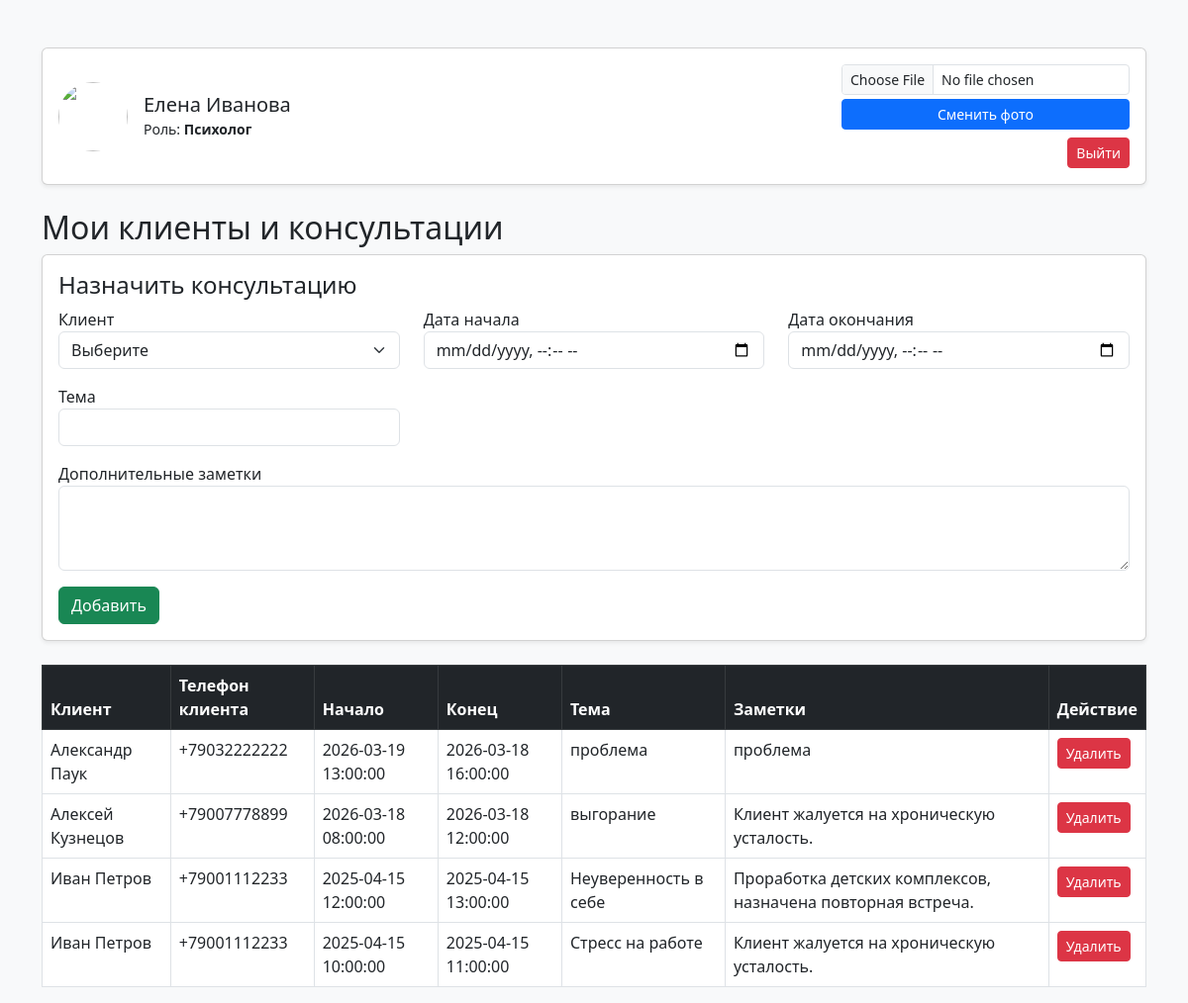
Screenshot of /index.php (signed in) with the database file from the repository.
### tables this page shows
CREATE TABLE `appointments` (
  `appointment_id` int(11) NOT NULL,
  `client_id` int(11) NOT NULL,
  `schedule_id` int(11) NOT NULL,
  `status` tinyint(4) NOT NULL COMMENT '1 - запланирована, 2 - завершена',
  `topic` varchar(255) DEFAULT NULL COMMENT 'Тема консультации',
  `notes` text COMMENT 'Дополнительные заметки'
);

CREATE TABLE `users` (
  `user_id` int(11) NOT NULL,
  `first_name` varchar(50) NOT NULL COMMENT 'Имя пользователя',
  `last_name` varchar(50) NOT NULL COMMENT 'Фамилия пользователя',
  `email` varchar(100) NOT NULL COMMENT 'Email пользователя',
  `phone` varchar(20) DEFAULT NULL COMMENT 'Телефон пользователя',
  `role` enum('client','psychologist') NOT NULL COMMENT 'Роль пользователя: клиент или психолог',
  `password` varchar(255) DEFAULT NULL,
  `photo` varchar(255) DEFAULT NULL
);

CREATE TABLE `schedule` (
  `schedule_id` int(11) NOT NULL,
  `psychologist_id` int(11) NOT NULL,
  `datetime_from` datetime NOT NULL COMMENT 'Дата и время начала слота',
  `datetime_to` datetime NOT NULL COMMENT 'Дата и время окончания слота',
  `status` enum('free','booked') DEFAULT 'free' COMMENT 'Статус слота'
);

### index.php (the view, shortened to what this page needs)
<?php
require 'dbconnect.php';
$user_id = $_SESSION['user']['user_id'];
$role = $_SESSION['user']['role'];
$name = $_SESSION['user']['first_name'] . ' ' . $_SESSION['user']['last_name'];
if ($role === 'client') {
    $title = "Мои консультации";
    $query = $pdo->prepare("
        SELECT
            a.appointment_id,
            c.first_name AS client_first_name,
            c.last_name AS client_last_name,
            p.first_name AS psychologist_first_name,
            p.last_name AS psychologist_last_name,
            p.phone AS psychologist_phone,
            p.photo AS psychologist_photo,
            s.datetime_from,
            s.datetime_to
        FROM appointments a
        JOIN schedule s ON a.schedule_id = s.schedule_id
        JOIN users c ON a.client_id = c.user_id
        JOIN users p ON s.psychologist_id = p.user_id
        WHERE a.client_id = ?
        ORDER BY s.datetime_from DESC
    ");
} else {
    $title = "Мои клиенты и консультации";
    $query = $pdo->prepare("
        SELECT
            a.appointment_id,
            c.first_name AS client_first_name,
            c.last_name AS client_last_name,
            c.phone AS client_phone,
            s.datetime_from,
            s.datetime_to,
            a.topic,
            a.notes
        FROM appointments a
        JOIN schedule s ON a.schedule_id = s.schedule_id
        JOIN users c ON a.client_id = c.user_id
        WHERE s.psychologist_id = ?
        ORDER BY s.datetime_from DESC
    ");
}
$query->execute([$user_id]);
$data = $query->fetchAll(PDO::FETCH_ASSOC);
?>
<!DOCTYPE html>
<html>
<head>
    <link href="https://cdn.jsdelivr.net/npm/bootstrap@5.3.0/dist/css/bootstrap.min.css" rel="stylesheet">
</head>
<body class="bg-light">
<div class="container mt-5">
    <div class="card mb-4 shadow-sm">
        <div class="card-body d-flex justify-content-between align-items-center">
            <div class="d-flex align-items-center">
                <?php if ($role === 'psychologist'): ?>
                    <div class="me-3">
                        <?php if (!empty($_SESSION['user']['photo'])): ?>
                            <img src="<?= $_SESSION['user']['photo'] ?>"
                                 width="70" height="70"
                                 style="object-fit: cover; border-radius: 50%;">
                        <?php endif; ?>
                    </div>
                <?php endif; ?>
                <div>
                    <h5 class="mb-0"><?= $name ?></h5>
                    <small>
                        Роль:
                        <strong><?= $role === 'client' ? 'Клиент' : 'Психолог' ?></strong>
                    </small>
                </div>
            </div>
            <div class="text-end">
                <?php if ($role === 'psychologist'): ?>
                    <form method="POST" enctype="multipart/form-data" class="mb-2">
                        <input type="file" name="photo" class="form-control form-control-sm mb-1" required>
                        <button type="submit" name="upload_photo" class="btn btn-sm btn-primary w-100">
                            Сменить фото
                        </button>
                    </form>
                <?php endif; ?>
                <a href="logout.php" class="btn btn-danger btn-sm">Выйти</a>
            </div>
        </div>
    </div>
    <h2><?= $title ?></h2>
    <?php if ($role === 'psychologist'): ?>
    <div class="card mb-4 shadow-sm">
        <div class="card-body">
            <h4>Назначить консультацию</h4>
            <form method="POST">
                <div class="row">
                    <div class="col-md-4">
                        <label>Клиент</label>
                        <select name="client_id" class="form-select" required>
                            <option value="">Выберите</option>
                        </select>
                    </div>
                    <div class="col-md-4">
                        <label>Дата начала</label>
                        <input type="datetime-local" name="datetime_from" class="form-control" required>
                    </div>
                    <div class="col-md-4">
                        <label>Дата окончания</label>
                        <input type="datetime-local" name="datetime_to" class="form-control" required>
                    </div>
                    <div class="col-md-4 mt-3">
                        <label>Тема</label>
                        <input type="text" name="topic" class="form-control" required>
                    </div>
                    <div class="col-md-12 mt-3">
                        <label>Дополнительные заметки</label>
                        <textarea name="notes" class="form-control" rows="3"></textarea>
                    </div>
                </div>
                <button type="submit" name="add" class="btn btn-success mt-3">
                    Добавить
                </button>
            </form>
        </div>
    </div>
    <?php endif; ?>
    <table class="table table-bordered">
        <thead class="table-dark">
            <tr>
                <th>Клиент</th>
                <?php if ($role === 'client'): ?>
                    <th>Психолог</th>
                    <th>Телефон психолога</th>
                    <th>Фото</th>
                <?php else: ?>
                    <th>Телефон клиента</th>
                <?php endif; ?>
                <th>Начало</th>
                <th>Конец</th>
                <?php if ($role === 'psychologist'): ?>
                    <th>Тема</th>
                    <th>Заметки</th>
                    <th>Действие</th>
                <?php endif; ?>
            </tr>
        </thead>
        <tbody>
        <?php foreach ($data as $row): ?>
            <tr>
                <td>
                    <?= $row['client_first_name'] ?> <?= $row['client_last_name'] ?>
                </td>
                <?php if ($role === 'client'): ?>
                    <td>
                        <?= $row['psychologist_first_name'] ?> <?= $row['psychologist_last_name'] ?>
                    </td>
                    <td>
                        <?= $row['psychologist_phone'] ?>
                    </td>
                    <td>
                        <?php if ($row['psychologist_photo']): ?>
                            <img src="<?= $row['psychologist_photo'] ?>"
                                 width="70" height="70"
                                 style="object-fit: cover; border-radius: 10px;">
                        <?php else: ?>
                            -
                        <?php endif; ?>
                    </td>
                <?php else: ?>
                    <td>
                        <?= $row['client_phone'] ?>
                    </td>
                <?php endif; ?>
                <td><?= $row['datetime_from'] ?></td>
                <td><?= $row['datetime_to'] ?></td>
                <?php if ($role === 'psychologist'): ?>
                    <td><?= $row['topic'] ?></td>
                    <td><?= $row['notes'] ?: '-' ?></td>
                    <td>
                        <a href="delete.php?id=<?= $row['appointment_id'] ?>"
                           class="btn btn-danger btn-sm"
                           onclick="return confirm('Удалить?')">
                           Удалить
                        </a>
                    </td>
                <?php endif; ?>
            </tr>
        <?php endforeach; ?>
        </tbody>
    </table>
</div>
</body>
</html>

### rows the page displays
appointments: client.first_name "Александр", client.last_name "Паук", client.phone "+79032222222", schedule.datetime_from "2026-03-19 13:00:00", schedule.datetime_to "2026-03-18 16:00:00", topic "проблема", notes "проблема"
appointments: client.first_name "Алексей", client.last_name "Кузнецов", client.phone "+79007778899", schedule.datetime_from "2026-03-18 08:00:00", schedule.datetime_to "2026-03-18 12:00:00", topic "выгорание", notes "Клиент жалуется на хроническую усталость."
appointments: client.first_name "Иван", client.last_name "Петров", client.phone "+79001112233", schedule.datetime_from "2025-04-15 12:00:00", schedule.datetime_to "2025-04-15 13:00:00", topic "Неуверенность в себе", notes "Проработка детских комплексов, назначена повторная встреча."
appointments: client.first_name "Иван", client.last_name "Петров", client.phone "+79001112233", schedule.datetime_from "2025-04-15 10:00:00", schedule.datetime_to "2025-04-15 11:00:00", topic "Стресс на работе", notes "Клиент жалуется на хроническую усталость."

### other values shown
$name "Елена Иванова"
$title "Мои клиенты и консультации"
